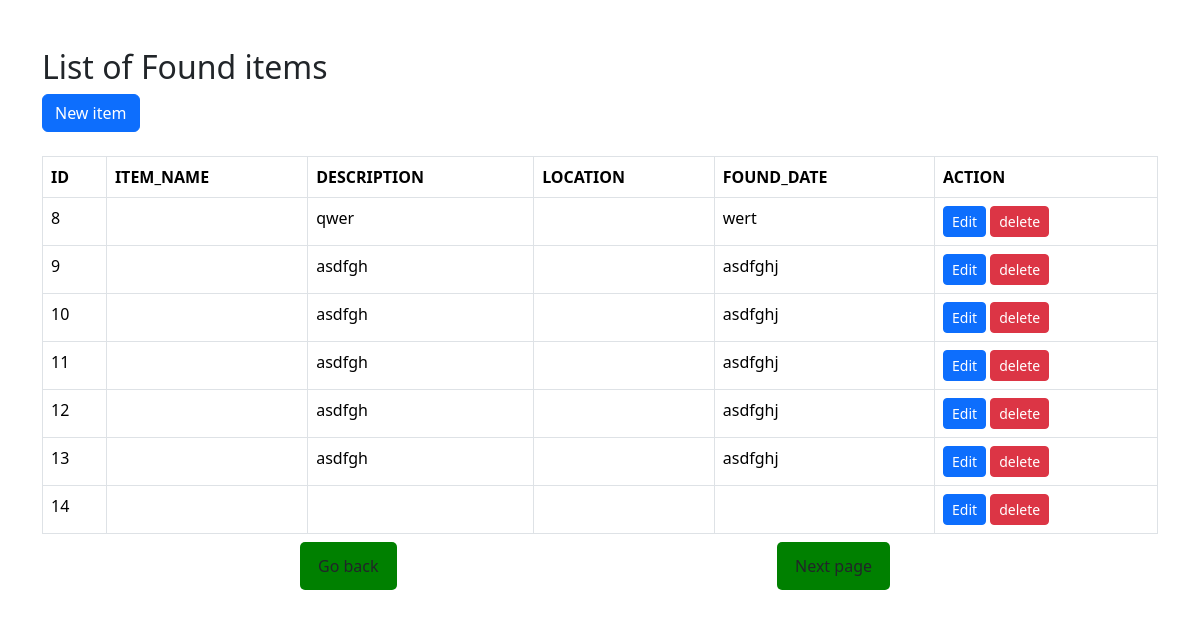
The page /found.php on the database its author committed.
### tables this page shows
CREATE TABLE `found_items` (
  `item_id` int(11) NOT NULL,
  `name` varchar(250) NOT NULL,
  `description` varchar(250) NOT NULL,
  `location` varchar(250) NOT NULL,
  `found_date` varchar(50) NOT NULL,
  `id` int(11) DEFAULT NULL
);

### found.php (the view, shortened to what this page needs)
<!DOCTYPE html>
<html lang="en">
<head>
    <link href="https://cdn.jsdelivr.net/npm/bootstrap@5.3.3/dist/css/bootstrap.min.css"rel="stylesheet">
</head>
<body>
    <div class="container my-5">
        <h2>List of Found items</h2>
        <a class="btn btn-primary" href="insertfound.php" role="button">New item</a>
        <br><br>
        <table class="table table-bordered">
        <thead>
            <tr>
            <th>ID</th>
                <th>ITEM_NAME</th>
                <th>DESCRIPTION</th>
                <th>LOCATION</th>
                <th>FOUND_DATE</th>
                <th>ACTION</th>
</tr>
</thead>
<tbody>
    <tr>
    <?php
    $servername = "localhost";
    $username = "root";
    $password = "";
    $dbname = "lost_found_items_tracking_system";
    $connection = new mysqli($servername, $username, $password, $dbname);
    $sql= "SELECT * FROM found_items";
    $result= $connection->query($sql);
    while($row = $result->fetch_assoc()){
        echo"
        <tr>
        <td>$row[item_id]</td>
        <td>$row[item_name]</td>
        <td>$row[description]</td>
        <td>$row[location_lost]</td>
        <td>$row[found_date]</td>
        <td>
         <a class='btn btn-primary btn-sm' href='foundupdate.php?item_id=$row[item_id]'>Edit</a>
         <a class='btn btn-danger btn-sm' href='deletefound.php?item_id=$row[item_id]' role='button'>delete</a>
       </td>
       </tr>
       ";
    }
    ?>
</tbody>
</table>
</div>
<div class="button">
    <a class='btn' href='lost.php'>Go back</a>
</div>
<div class="button2">
    <a class='btn' href='status.php'>Next page</a>
</div>
</body>
</html>

### found.php (style rules this page uses)
.button { padding: 5px; background: green; text-decoration: none; float: left; margin-left: 300px; margin-top: -40px; border-radius: 5px; color: #fff; font-weight: 600; }
.button2 { padding: 5px; background: green; text-decoration: none; float: right; margin-right: 310px; margin-top: -40px; border-radius: 5px; color: #fff; font-weight: 600; }

### rows shown on the page
found_items: item_id "8", description "qwer", found_date "wert"
found_items: item_id "9", description "asdfgh", found_date "asdfghj"
found_items: item_id "10", description "asdfgh", found_date "asdfghj"
found_items: item_id "11", description "asdfgh", found_date "asdfghj"
found_items: item_id "12", description "asdfgh", found_date "asdfghj"
found_items: item_id "13", description "asdfgh", found_date "asdfghj"
found_items: item_id "14"
